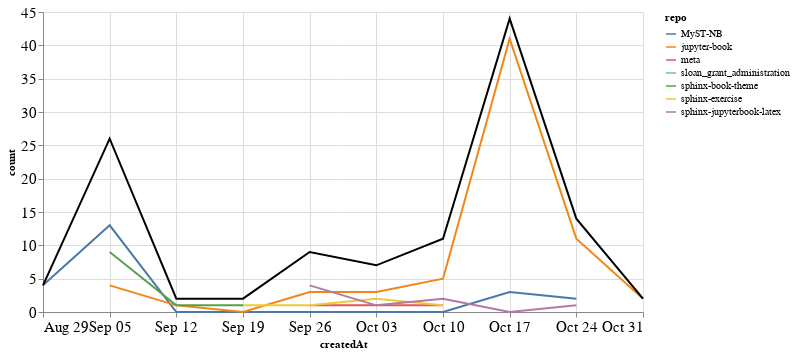

Write notebook code for a chart like this one.
### Markdown cell above
### Comments

### Code cell
comments_time = comments.groupby('repo').resample('W', on='createdAt').count()['author'].reset_index()
comments_time = comments_time.rename(columns={'author': 'count'})
comments_time_total = comments_time.groupby('createdAt').agg({"count": "sum"}).reset_index()
ch1 = alt.Chart(comments_time, width=600).mark_line().encode(
    x='createdAt',
    y='count',
    color='repo',
    tooltip="repo"
)

ch2 = alt.Chart(comments_time_total, width=600).mark_line(color="black").encode(
    x='createdAt',
    y='count',
)

ch1 + ch2

### Figure 1 — Vega-Lite specification as saved in the notebook (floating-point values rounded to 4 significant figures)
{"config": {"axisLeft": {"labelFontSize": 15}, "axisBottom": {"labelFontSize": 15}}, "layer": [{"data": {"name": "data-3cb758319a12eede9d34d4438685cdc8"}, "mark": "line", "encoding": {"color": {"type": "nominal", "field": "repo"}, "tooltip": {"type": "nominal", "field": "repo"}, "x": {"type": "temporal", "field": "createdAt"}, "y": {"type": "quantitative", "field": "count"}}, "width": 600}, {"data": {"name": "data-e2f6603cdb8fc730bfcb50cde58f52b4"}, "mark": {"type": "line", "color": "black"}, "encoding": {"x": {"type": "temporal", "field": "createdAt"}, "y": {"type": "quantitative", "field": "count"}}, "width": 600}], "$schema": "https://vega.github.io/schema/vega-lite/v4.8.1.json", "datasets": {"data-3cb758319a12eede9d34d4438685cdc8": [{"repo": "MyST-NB", "createdAt": "2021-08-29T00:00:00", "count": 4}, {"repo": "MyST-NB", "createdAt": "2021-09-05T00:00:00", "count": 13}, {"repo": "MyST-NB", "createdAt": "2021-09-12T00:00:00", "count": 0}, {"repo": "MyST-NB", "createdAt": "2021-09-19T00:00:00", "count": 0}, {"repo": "MyST-NB", "createdAt": "2021-09-26T00:00:00", "count": 0}, {"repo": "MyST-NB", "createdAt": "2021-10-03T00:00:00", "count": 0}, {"repo": "MyST-NB", "createdAt": "2021-10-10T00:00:00", "count": 0}, {"repo": "MyST-NB", "createdAt": "2021-10-17T00:00:00", "count": 3}, {"repo": "MyST-NB", "createdAt": "2021-10-24T00:00:00", "count": 2}, {"repo": "jupyter-book", "createdAt": "2021-09-05T00:00:00", "count": 4}, {"repo": "jupyter-book", "createdAt": "2021-09-12T00:00:00", "count": 1}, {"repo": "jupyter-book", "createdAt": "2021-09-19T00:00:00", "count": 0}, {"repo": "jupyter-book", "createdAt": "2021-09-26T00:00:00", "count": 3}, {"repo": "jupyter-book", "createdAt": "2021-10-03T00:00:00", "count": 3}, {"repo": "jupyter-book", "createdAt": "2021-10-10T00:00:00", "count": 5}, {"repo": "jupyter-book", "createdAt": "2021-10-17T00:00:00", "count": 41}, {"repo": "jupyter-book", "createdAt": "2021-10-24T00:00:00", "count": 11}, {"repo": "jupyter-book", "createdAt": "2021-10-31T00:00:00", "count": 2}, {"repo": "meta", "createdAt": "2021-09-26T00:00:00", "count": 1}, {"repo": "meta", "createdAt": "2021-10-03T00:00:00", "count": 1}, {"repo": "meta", "createdAt": "2021-10-10T00:00:00", "count": 1}, {"repo": "sloan_grant_administration", "createdAt": "2021-10-10T00:00:00", "count": 2}, {"repo": "sphinx-book-theme", "createdAt": "2021-09-05T00:00:00", "count": 9}, {"repo": "sphinx-book-theme", "createdAt": "2021-09-12T00:00:00", "count": 1}, {"repo": "sphinx-book-theme", "createdAt": "2021-09-19T00:00:00", "count": 1}, {"repo": "sphinx-exercise", "createdAt": "2021-09-19T00:00:00", "count": 1}, {"repo": "sphinx-exercise", "createdAt": "2021-09-26T00:00:00", "count": 1}, {"repo": "sphinx-exercise", "createdAt": "2021-10-03T00:00:00", "count": 2}, {"repo": "sphinx-exercise", "createdAt": "2021-10-10T00:00:00", "count": 1}, {"repo": "sphinx-jupyterbook-latex", "createdAt": "2021-09-26T00:00:00", "count": 4}, {"repo": "sphinx-jupyterbook-latex", "createdAt": "2021-10-03T00:00:00", "count": 1}, {"repo": "sphinx-jupyterbook-latex", "createdAt": "2021-10-10T00:00:00", "count": 2}, {"repo": "sphinx-jupyterbook-latex", "createdAt": "2021-10-17T00:00:00", "count": 0}, {"repo": "sphinx-jupyterbook-latex", "createdAt": "2021-10-24T00:00:00", "count": 1}], "data-e2f6603cdb8fc730bfcb50cde58f52b4": [{"createdAt": "2021-08-29T00:00:00", "count": 4}, {"createdAt": "2021-09-05T00:00:00", "count": 26}, {"createdAt": "2021-09-12T00:00:00", "count": 2}, {"createdAt": "2021-09-19T00:00:00", "count": 2}, {"createdAt": "2021-09-26T00:00:00", "count": 9}, {"createdAt": "2021-10-03T00:00:00", "count": 7}, {"createdAt": "2021-10-10T00:00:00", "count": 11}, {"createdAt": "2021-10-17T00:00:00", "count": 44}, {"createdAt": "2021-10-24T00:00:00", "count": 14}, {"createdAt": "2021-10-31T00:00:00", "count": 2}]}}
